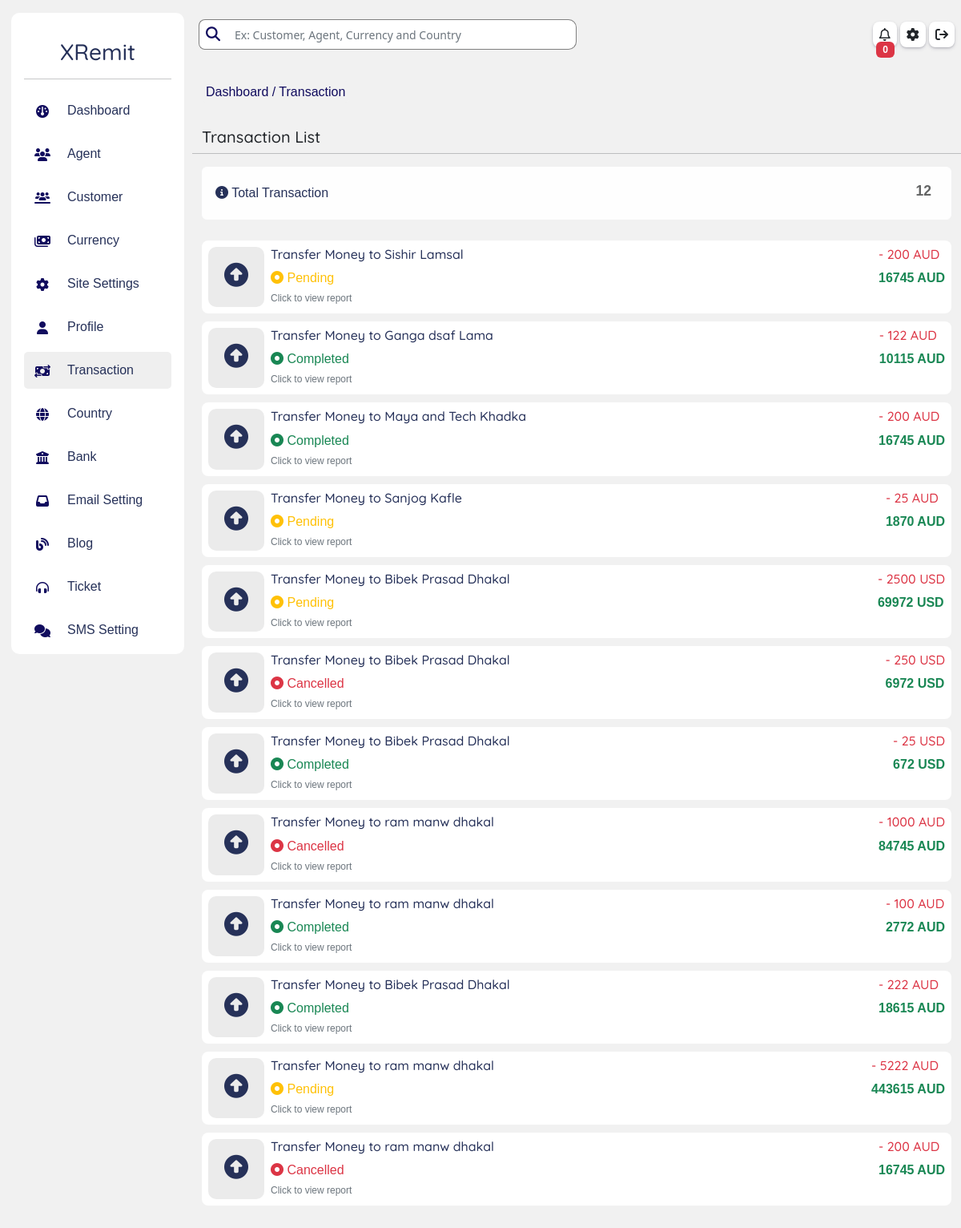
Before: /owner/transaction-owner-alllist with the older database file.
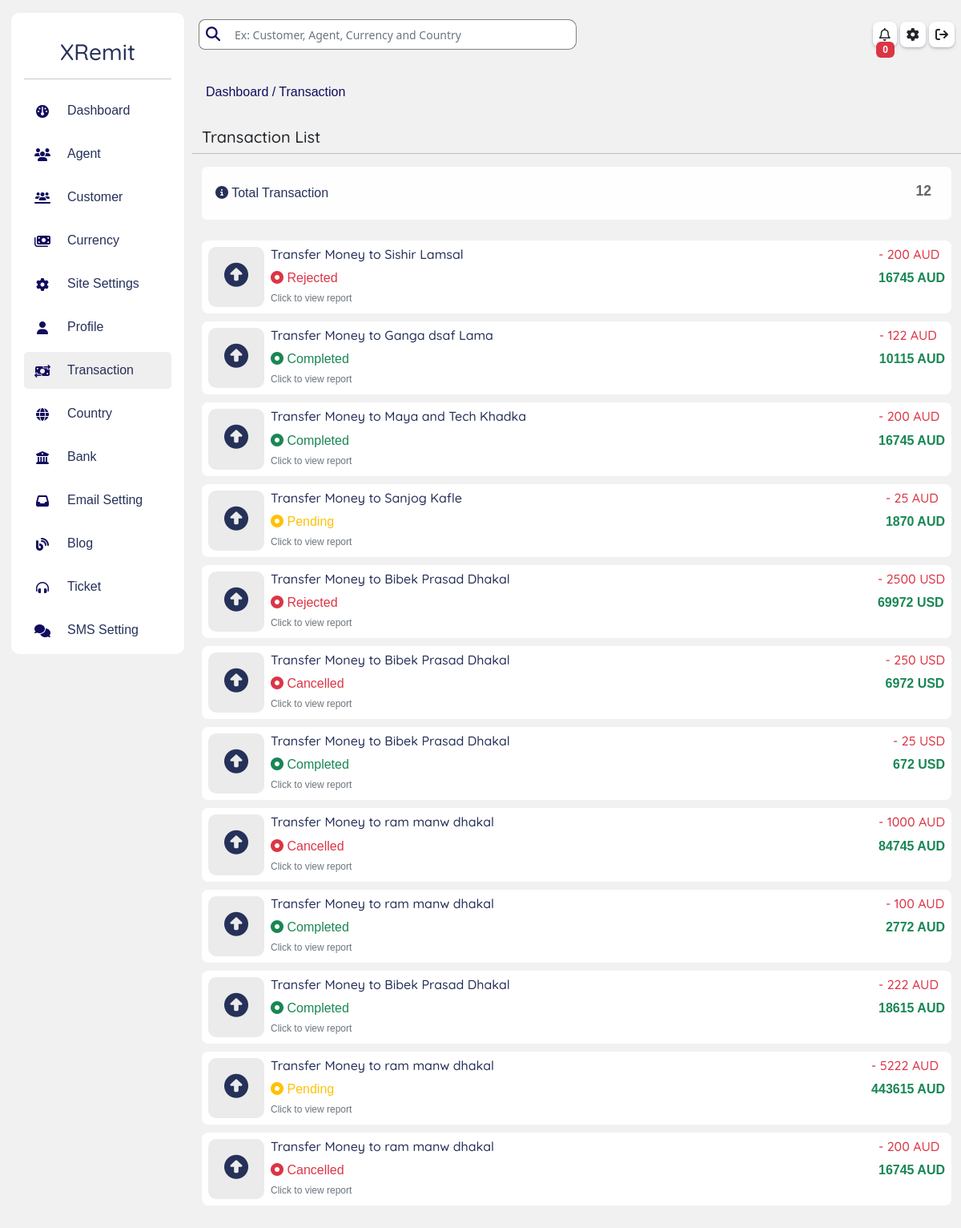
After: the same page with the newer database file.
### homepage/models.py (models this page shows, shortened)
class Transaction(models.Model):
    customer = models.ForeignKey(Customer, related_name='customer_transaction', on_delete=models.CASCADE)
    recipient = models.ForeignKey(Recipient, related_name='recipient_transaction', on_delete=models.CASCADE)
    sending_currency = models.ForeignKey(Currency, related_name='sending_currency', on_delete=models.CASCADE)
    receiving_currency = models.ForeignKey(Currency, related_name='receiving_currency', on_delete=models.CASCADE)
    fee = models.IntegerField()
    converting_rate = models.IntegerField()
    commision_rate = models.IntegerField(null=True, blank=True)
    sent = models.IntegerField()
    received = models.IntegerField()
    sent_money_to_us = models.BooleanField(default=False)
    sent_to_client = models.BooleanField(default=False)
    status = models.CharField(max_length= 200, choices=(
        ('Pending', 'Pending'),
        ('Completed', 'Completed'),
        ('Cancelled', 'Cancelled'),
        ('Rejected', 'Rejected')
    ), default='Pending')
    bank = models.ForeignKey(BankAccount, related_name='transaction_bank', null = True, blank= True, on_delete=models.DO_NOTHING)
    created_at = models.DateTimeField(auto_now_add= True)
    updated_at = models.DateTimeField(auto_now=True)
    sending_purpose = models.ForeignKey(SendingPurpose, related_name = "transaction_purpose", on_delete=models.DO_NOTHING, null = True, blank= True)
    source_of_fund = models.ForeignKey(SourceFund, related_name = "transaction_source", on_delete=models.DO_NOTHING, null = True, blank= True)

class Recipient(models.Model):
    customer = models.ForeignKey(Customer, related_name='recipient_customer', on_delete=models.CASCADE, null = True, blank=True)
    transaction_type = models.CharField(max_length=300, choices=(
        ('CashPickup', 'Cash Pickup'),
        ('BankTransfer', 'Bank Transfer'),
        ('MobileTransfer', 'Mobile Transfer'),
        ('WallettoWalletTransfer', 'Wallet to Wallet Transfer')
    ))
    first_name = models.CharField(max_length=200)
    middle_name = models.CharField(max_length=200, null=True, blank=True)
    last_name = models.CharField(max_length=200)
    country = models.ForeignKey(Country, related_name='recipent_country', on_delete=models.CASCADE)
    address = models.CharField(max_length=200)
    state = models.CharField(max_length=200, null = True, blank= True)
    city = models.CharField(max_length=200)
    zip_code = models.CharField(max_length=200)
    number = models.BigIntegerField()
    created_at = models.DateTimeField(auto_now_add= True)
    updated_at = models.DateTimeField(auto_now=True)

class Currency(models.Model):
    country = models.ForeignKey(Country, related_name='currency_country', on_delete=models.CASCADE)
    currecy_rate = models.IntegerField()
    conversion_rate = models.IntegerField()
    commision_rate = models.IntegerField()
    currecy_sign = models.CharField(max_length=200)
    created_at = models.DateTimeField(auto_now_add= True)
    updated_at = models.DateTimeField(auto_now=True)

### owner/views.py (the view)
# urls.py: path('transaction-owner-alllist', views.transactionView, name = "transaction"),
def transactionView(request):
    trans = Transaction.objects.all().order_by('-id')
    total_t = trans.count()
    dist = {
        'transaction':trans, 'total_t':total_t
    }
    noti = notification()
    dist.update(noti)
    return render(request, "owner/transaction.html", dist)

### owner/views.py (called while the page is built)
def notification():
   noti = AdminNotification.objects.filter(seen= False)
   count = noti.count()
   li = {
       'noti':noti,
       'noti_count':count
   }
   return li

### template/owner/transaction.html (shortened to what this page needs)
{% extends 'owner/dashboard.html' %}
{% load static %}
{% block inside %}
<div class="row p-0 m-0 mt-3">
    <div class="mt-3 mb-3">
      <span class="breadcum">
        <a href="{%url 'owner:dashboard'%}">
            Dashboard
        </a>/
        Transaction
      </span>
    </div>
    <div class="row p-0 m-0 mt-3">
        <div class="d-flex justify-content-between">
            <h5>
              Transaction List
            </h5>
        </div>
        <hr>
        <div class="col-12">
            <div class="alert alert-light d-flex justify-content-between">
                <p class="my-auto text-primary">
                    <i class="fa fa-info-circle"></i> Total Transaction
                </p>
                <h5>
                    <b>
                        <small class="p-2 my-auto">
                            {{total_t}}
                        </small>
                    </b>
                </h5>
            </div>
        </div>
        <div class="col-12">
            {% for i in transaction %}
            <a href="{%url 'owner:transactionDetail' i.id%}">
                <div class="transaction-div p-2" id="login-card" data-bs-toggle="modal" data-bs-target="#exampleModalEdit{{i.id}}">
                    <div class="d-flex">
                        <i class="trans-icon fa fa-arrow-alt-circle-up"></i>
                        <span class="ps-2 my-auto" >
                            <h6 class="text-primary">
                            Transfer Money to {{i.recipient.first_name}} {%if i.recipient.middle_name%} {{i.recipient.middle_name}} {%endif%} {{i.recipient.last_name}}
                            </h6>
                            {% if i.status == 'Pending' %}
                                <p class="text-warning p-0 m-0">
                                    <i class="fa fa-circle-dot"></i>
                                    Pending
                                </p>
                            {% endif %}
                            {% if i.status == 'Cancelled' %}
                                <p class="text-danger p-0 m-0">
                                    <i class="fa fa-circle-dot"></i>
                                    Cancelled
                                </p>
                            {% endif %}
                            {% if i.status == 'Completed' %}
                                <p class="text-success p-0 m-0">
                                    <i class="fa fa-circle-dot"></i>
                                    Completed
                                </p>
                            {% endif %}
                            {% if i.status == 'Rejected' %}
                            <p class="text-danger p-0 m-0">
                                <i class="fa fa-circle-dot"></i>
                                Rejected
                            </p>
                            {% endif %}
                            <small class="text-secondary" style="font-size: 12px;">
                                Click to view report
                            </small>
                        </span>
                    </div>
                    <div>
                    <h6 class="text-danger">
                        - {{i.sent}} {{i.sending_currency.currecy_sign}}
                    </h6>
                    <p class="text-success">
                        <b>
                            {{i.received}} {{i.receiving_currency.currecy_sign}}
                        </b>
                    </p>
                    </div>
                </div>
            </a>
        {% endfor %}
        </div>
    </div>
</div>
{% endblock inside %}

Changed rows visible on the page:
changed Transaction "Sishir": status "Pending" → "Rejected"
changed Transaction (number 5 of 12 on the later page): status "Pending" → "Rejected"
